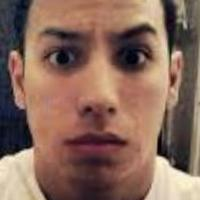
#> input picture testing/22_0_4_20161221202100745.jpg.chip.jpg, 200 x 200 px; its folder holds only this picture in this run
$ python TestingStaticModel.py
#> lines starting #> are read from the running program, lines starting #| are printed output that depends on the picture
### LocalBinaryPattern.py
from skimage import feature
import numpy as np

class LocalBinaryPattern:
    def __init__(self, numPoints, radius):
        #store number of points and radius
        self.numPoints = numPoints
        self.radius = radius

    def describe (self, image, eps=1e-7):
        # compute the Local Binary Pattern representation
		# of the image, and then use the LBP representation
		# to build the histogram of patterns
        lbp = feature.local_binary_pattern(image, self.numPoints, self.radius, method="uniform")
        (hist, _) = np.histogram( lbp.ravel() , bins=np.arange(0, self.numPoints + 3), range=(0, self.numPoints + 2))

        #histogram normalization
        hist = hist.astype("float")
        hist /= (hist.sum() + eps)

        return hist

### TestingStaticModel.py
import json
from imutils import paths
import os
import joblib
from LocalBinaryPattern import LocalBinaryPattern
import cv2

with open ("dataset.json", "r") as f:
#> (reads dataset.json from the repository)
    dataset_dict = json.load(f)

#inizialze training path
dirpath = (os.path.dirname(__file__))
testingg_rel_path = "testing"
abs_testing_path = os.path.join(dirpath, testingg_rel_path)

#load model static
model = joblib.load("gender_rec_model_svm.pkl")
#> (reads gender_rec_model_svm.pkl from the repository)
LBP = LocalBinaryPattern(24,8)

#test for all data testing
total = 0
rightPredict = 0
for imagePath in paths.list_images(abs_testing_path):
    total += 1
    image = cv2.imread(imagePath)
#> image is the input picture: shape (200, 200, 3); mean B, G, R 91, 104.6, 136.2
    grey = cv2.cvtColor(image, cv2.COLOR_BGR2GRAY)
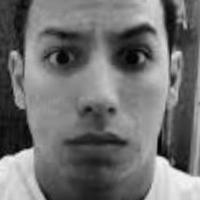
#> grey: shape (200, 200); min 1, max 244, mean 112.5
    hist = LBP.describe(grey)
#> in describe, `lbp = feature.local_binary_pattern(image, self.numPoints, self.radius,..`:
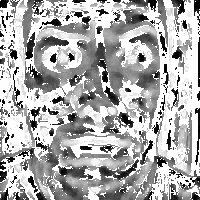
#> lbp: shape (200, 200) float64; min 0, max 25, mean 17; drawn with min black and max white
#> in describe, `(hist, _) = np.histogram( lbp.ravel() , bins=np.arange(0, self.numPoin..`: hist = 26 values, max 15977 at index 25, min 551 at index 4, mean 1538.5
#> in describe, `hist /= (hist.sum() + eps)`: hist = 26 values, max 0.399 at index 25, min 0.0138 at index 4, mean 0.0385
    pred = model.predict(hist.reshape(1, -1))[0]
#> pred = 'male'
#> (the run stopped early here; a loop or call above may not have finished)
